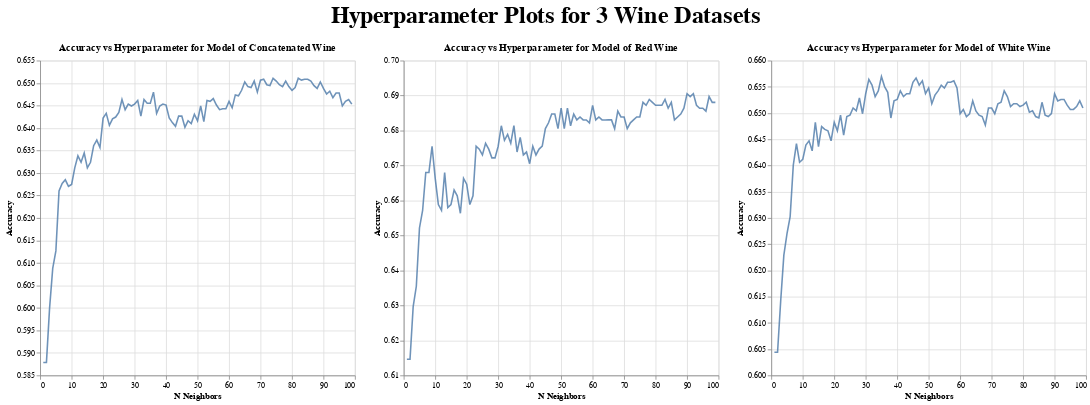

Write notebook code for a chart like this one.
### Code cell
plot_wine = plot_tuned_model_knns(wine_model, "Concatenated Wine")
plot_red = plot_tuned_model_knns(wine_red_model, "Red Wine")
plot_white = plot_tuned_model_knns(wine_white_model, "White Wine")

plot = alt.HConcatChart(hconcat=(plot_wine, plot_red, plot_white), 
                             title=alt.TitleParams(
                                 "Hyperparameter Plots for 3 Wine Datasets", 
                                 fontSize=30,
                             anchor="middle",
                             dy=-15))
plot
